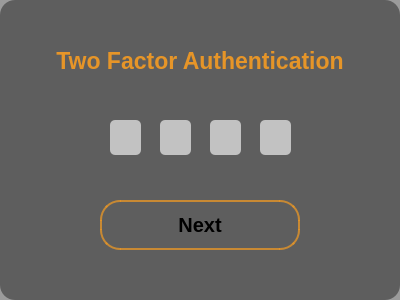
  <widget class="QGroupBox" name="TwoFABox">
   <property name="geometry">
    <rect>
     <x>400</x>
     <y>225</y>
     <width>400</width>
     <height>300</height>
    </rect>
   </property>
   <property name="sizePolicy">
    <sizepolicy hsizetype="Preferred" vsizetype="Preferred">
     <horstretch>0</horstretch>
     <verstretch>0</verstretch>
    </sizepolicy>
   </property>
   <property name="layoutDirection">
    <enum>Qt::LeftToRight</enum>
   </property>
   <property name="autoFillBackground">
    <bool>false</bool>
   </property>
   <property name="styleSheet">
    <string notr="true">background-color:rgba(0, 0, 0, 100);
background-position:left;
border: none;
border-radius: 15px;</string>
   </property>
   <property name="title">
    <string/>
   </property>
   <property name="alignment">
    <set>Qt::AlignCenter</set>
   </property>
   <widget class="QPushButton" name="NextButton2FA">
    <property name="geometry">
     <rect>
      <x>100</x>
      <y>200</y>
      <width>200</width>
      <height>50</height>
     </rect>
    </property>
    <property name="sizePolicy">
     <sizepolicy hsizetype="Minimum" vsizetype="Fixed">
      <horstretch>0</horstretch>
      <verstretch>0</verstretch>
     </sizepolicy>
    </property>
    <property name="font">
     <font>
      <family>Segoe UI</family>
      <pointsize>15</pointsize>
      <italic>false</italic>
      <bold>true</bold>
     </font>
    </property>
    <property name="cursor">
     <cursorShape>PointingHandCursor</cursorShape>
    </property>
    <property name="mouseTracking">
     <bool>true</bool>
    </property>
    <property name="layoutDirection">
     <enum>Qt::LeftToRight</enum>
    </property>
    <property name="styleSheet">
     <string notr="true">#NextButton2FA
{
background:none;
border:2px solid rgba(230, 149, 40, 200);
border-radius:20px;
}
#NextButton2FA:hover
{
background:rgba(230, 149, 40, 200);
}</string>
    </property>
    <property name="text">
     <string>Next</string>
    </property>
    <property name="autoRepeatInterval">
     <number>-1</number>
    </property>
   </widget>
   <widget class="QLabel" name="textTwoFA">
    <property name="geometry">
     <rect>
      <x>15</x>
      <y>20</y>
      <width>370</width>
      <height>81</height>
     </rect>
    </property>
    <property name="font">
     <font>
      <family>Segoe UI</family>
      <pointsize>17</pointsize>
      <italic>false</italic>
      <bold>true</bold>
     </font>
    </property>
    <property name="focusPolicy">
     <enum>Qt::NoFocus</enum>
    </property>
    <property name="contextMenuPolicy">
     <enum>Qt::DefaultContextMenu</enum>
    </property>
    <property name="autoFillBackground">
     <bool>false</bool>
    </property>
    <property name="styleSheet">
     <string notr="true">background:none;
border:none;
color:rgb(230, 149, 40);</string>
    </property>
    <property name="lineWidth">
     <number>0</number>
    </property>
    <property name="text">
     <string>Two Factor Authentication</string>
    </property>
    <property name="scaledContents">
     <bool>false</bool>
    </property>
    <property name="alignment">
     <set>Qt::AlignCenter</set>
    </property>
    <property name="wordWrap">
     <bool>false</bool>
    </property>
   </widget>
   <widget class="QLineEdit" name="TwoFA1">
    <property name="geometry">
     <rect>
      <x>110</x>
      <y>120</y>
      <width>31</width>
      <height>35</height>
     </rect>
    </property>
    <property name="font">
     <font>
      <family>Segoe UI</family>
      <pointsize>12</pointsize>
      <kerning>true</kerning>
     </font>
    </property>
    <property name="focusPolicy">
     <enum>Qt::StrongFocus</enum>
    </property>
    <property name="styleSheet">
     <string notr="true">background:rgb(194, 194, 194);
border:none;
color:black;
border-radius:none;
border-radius:5px;

</string>
    </property>
    <property name="text">
     <string/>
    </property>
    <property name="maxLength">
     <number>1</number>
    </property>
    <property name="frame">
     <bool>true</bool>
    </property>
    <property name="echoMode">
     <enum>QLineEdit::Password</enum>
    </property>
    <property name="cursorPosition">
     <number>0</number>
    </property>
    <property name="alignment">
     <set>Qt::AlignCenter</set>
    </property>
   </widget>
   <widget class="QLineEdit" name="TwoFA2">
    <property name="geometry">
     <rect>
      <x>160</x>
      <y>120</y>
      <width>31</width>
      <height>35</height>
     </rect>
    </property>
    <property name="font">
     <font>
      <family>Segoe UI</family>
      <pointsize>12</pointsize>
      <kerning>true</kerning>
     </font>
    </property>
    <property name="focusPolicy">
     <enum>Qt::StrongFocus</enum>
    </property>
    <property name="styleSheet">
     <string notr="true">background:rgb(194, 194, 194);
border:none;
color:black;
border-radius:none;
border-radius:5px;

</string>
    </property>
    <property name="text">
     <string/>
    </property>
    <property name="maxLength">
     <number>1</number>
    </property>
    <property name="frame">
     <bool>true</bool>
    </property>
    <property name="echoMode">
     <enum>QLineEdit::Password</enum>
    </property>
    <property name="cursorPosition">
     <number>0</number>
    </property>
    <property name="alignment">
     <set>Qt::AlignCenter</set>
    </property>
   </widget>
   <widget class="QLineEdit" name="TwoFA4">
    <property name="geometry">
     <rect>
      <x>260</x>
      <y>120</y>
      <width>31</width>
      <height>35</height>
     </rect>
    </property>
    <property name="font">
     <font>
      <family>Segoe UI</family>
      <pointsize>12</pointsize>
      <kerning>true</kerning>
     </font>
    </property>
    <property name="focusPolicy">
     <enum>Qt::StrongFocus</enum>
    </property>
    <property name="styleSheet">
     <string notr="true">background:rgb(194, 194, 194);
border:none;
color:black;
border-radius:none;
border-radius:5px;

</string>
    </property>
    <property name="text">
     <string/>
    </property>
    <property name="maxLength">
     <number>1</number>
    </property>
    <property name="frame">
     <bool>true</bool>
    </property>
    <property name="echoMode">
     <enum>QLineEdit::Password</enum>
    </property>
    <property name="cursorPosition">
     <number>0</number>
    </property>
    <property name="alignment">
     <set>Qt::AlignCenter</set>
    </property>
    <property name="clearButtonEnabled">
     <bool>false</bool>
    </property>
   </widget>
   <widget class="QLineEdit" name="TwoFA3">
    <property name="geometry">
     <rect>
      <x>210</x>
      <y>120</y>
      <width>31</width>
      <height>35</height>
     </rect>
    </property>
    <property name="font">
     <font>
      <family>Segoe UI</family>
      <pointsize>12</pointsize>
      <kerning>true</kerning>
     </font>
    </property>
    <property name="focusPolicy">
     <enum>Qt::StrongFocus</enum>
    </property>
    <property name="styleSheet">
     <string notr="true">background:rgb(194, 194, 194);
border:none;
color:black;
border-radius:none;
border-radius:5px;

</string>
    </property>
    <property name="text">
     <string/>
    </property>
    <property name="maxLength">
     <number>1</number>
    </property>
    <property name="frame">
     <bool>true</bool>
    </property>
    <property name="echoMode">
     <enum>QLineEdit::Password</enum>
    </property>
    <property name="cursorPosition">
     <number>0</number>
    </property>
    <property name="alignment">
     <set>Qt::AlignCenter</set>
    </property>
    <property name="clearButtonEnabled">
     <bool>false</bool>
    </property>
   </widget>
  </widget>
